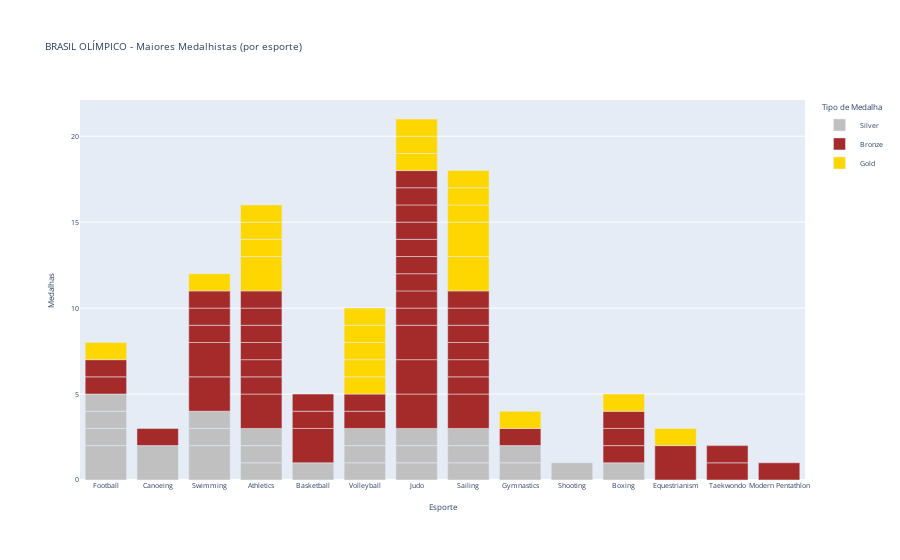

The cell this chart's notebook holds for it:
### Markdown cell above
Agora gere o mesmo gráfico de barras empilhadas substituindo os nomes dos atletas pelo nome de todos os esportes onde o Brasil já ganhou medalhas.

**DICA:** tome muito cuidado nessa análise: cada **evento esportivo** rende 1 medalha. Por exemplo, quando a equipe de futebol vence, isso é considerado 1 medalha, mesmo tendo cerca de 20 atletas medalhistas na equipe.

### Code cell
fig_medalhistas_por_esporte = px.bar(
                  df_maiores_medalhistas,
                  x='Sport',
                  y='Totals',
                  color='Medal',
                  color_discrete_map={
                      'Gold': 'gold',
                      'Silver': 'silver',
                      'Bronze': 'brown'
                  },
                  labels={
                      'Sport': 'Esporte',
                      'Totals': 'Medalhas',
                      'Medal': 'Tipo de Medalha'
                      },
                  title='BRASIL OLÍMPICO - Maiores Medalhistas (por esporte)',
                  barmode='relative')

fig_medalhistas_por_esporte.update_layout(
    font=dict(size=7)
)
fig_medalhistas_por_esporte.show()

### Figure 1 — Plotly figure (JSON) as saved in the notebook; plotly's stock layout.template omitted (floating-point values rounded to 4 significant figures)
{"data": [{"alignmentgroup": "True", "hovertemplate": "Tipo de Medalha=Silver<br>Esporte=%{x}<br>Medalhas=%{y}<extra></extra>", "legendgroup": "Silver", "marker": {"color": "silver", "pattern": {"shape": ""}}, "name": "Silver", "offsetgroup": "Silver", "orientation": "v", "showlegend": true, "textposition": "auto", "type": "bar", "x": ["Football", "Canoeing", "Swimming", "Athletics", "Football", "Basketball", "Volleyball", "Judo", "Swimming", "Sailing", "Swimming", "Athletics", "Judo", "Sailing", "Gymnastics", "Football", "Athletics", "Volleyball", "Sailing", "Volleyball", "Gymnastics", "Shooting", "Boxing", "Judo", "Football"], "xaxis": "x", "y": [2, 2, 2, 1, 1, 1, 1, 1, 1, 1, 1, 1, 1, 1, 1, 1, 1, 1, 1, 1, 1, 1, 1, 1, 1], "yaxis": "y"}, {"alignmentgroup": "True", "hovertemplate": "Tipo de Medalha=Bronze<br>Esporte=%{x}<br>Medalhas=%{y}<extra></extra>", "legendgroup": "Bronze", "marker": {"color": "brown", "pattern": {"shape": ""}}, "name": "Bronze", "offsetgroup": "Bronze", "orientation": "v", "showlegend": true, "textposition": "auto", "type": "bar", "x": ["Swimming", "Sailing", "Judo", "Judo", "Equestrianism", "Judo", "Athletics", "Swimming", "Basketball", "Swimming", "Athletics", "Sailing", "Taekwondo", "Boxing", "Sailing", "Football", "Taekwondo", "Judo", "Football", "Sailing", "Athletics", "Athletics", "Modern Pentathlon", "Boxing", "Judo", "Athletics", "Judo", "Basketball", "Boxing", "Judo", "Volleyball", "Basketball", "Sailing", "Judo", "Sailing", "Athletics", "Judo", "Gymnastics", "Athletics", "Swimming", "Swimming", "Canoeing", "Judo", "Judo", "Sailing", "Judo", "Volleyball"], "xaxis": "x", "y": [2, 2, 2, 2, 2, 2, 2, 2, 2, 1, 1, 1, 1, 1, 1, 1, 1, 1, 1, 1, 1, 1, 1, 1, 1, 1, 1, 1, 1, 1, 1, 1, 1, 1, 1, 1, 1, 1, 1, 1, 1, 1, 1, 1, 1, 1, 1], "yaxis": "y"}, {"alignmentgroup": "True", "hovertemplate": "Tipo de Medalha=Gold<br>Esporte=%{x}<br>Medalhas=%{y}<extra></extra>", "legendgroup": "Gold", "marker": {"color": "gold", "pattern": {"shape": ""}}, "name": "Gold", "offsetgroup": "Gold", "orientation": "v", "showlegend": true, "textposition": "auto", "type": "bar", "x": ["Sailing", "Sailing", "Athletics", "Judo", "Athletics", "Sailing", "Sailing", "Volleyball", "Athletics", "Judo", "Equestrianism", "Boxing", "Volleyball", "Volleyball", "Judo", "Gymnastics", "Swimming", "Athletics", "Volleyball", "Volleyball", "Sailing", "Football"], "xaxis": "x", "y": [2, 2, 2, 1, 1, 1, 1, 1, 1, 1, 1, 1, 1, 1, 1, 1, 1, 1, 1, 1, 1, 1], "yaxis": "y"}], "layout": {"barmode": "relative", "font": {"size": 7}, "legend": {"title": {"text": "Tipo de Medalha"}, "tracegroupgap": 0}, "title": {"text": "BRASIL OLÍMPICO - Maiores Medalhistas (por esporte)"}, "xaxis": {"anchor": "y", "domain": [0, 1], "title": {"text": "Esporte"}}, "yaxis": {"anchor": "x", "domain": [0, 1], "title": {"text": "Medalhas"}}}}
